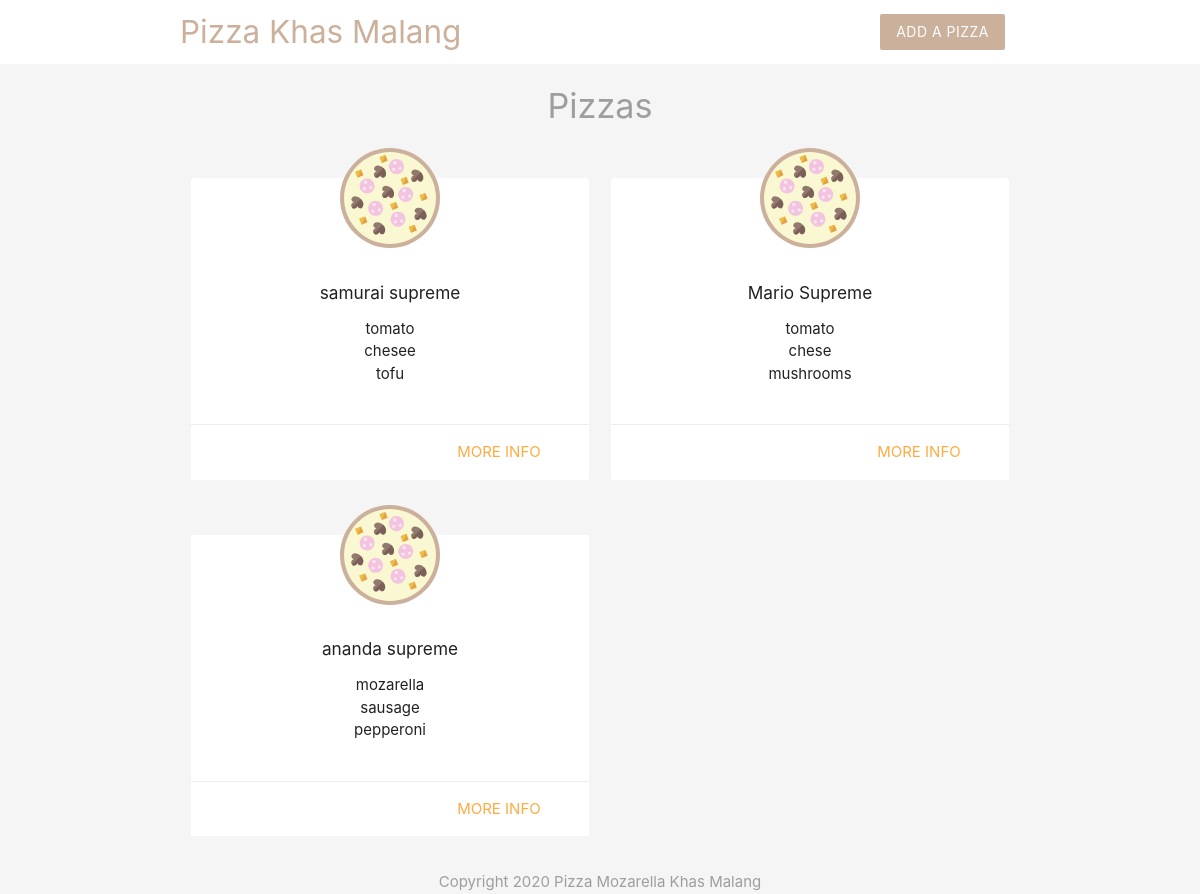
The page / on the database its author committed.
### tables this page shows
CREATE TABLE `pizzas` (
  `id` int(11) NOT NULL,
  `title` varchar(255) NOT NULL,
  `ingridients` varchar(255) NOT NULL,
  `email` varchar(255) NOT NULL,
  `created_at` timestamp NOT NULL DEFAULT current_timestamp()
);

### index.php (the view, shortened to what this page needs)
<?php
   include('config/db_connect.php');
   $sql = 'SELECT title, ingridients, id FROM pizzas ORDER BY created_at';
   $results = mysqli_query($conn, $sql);
?>
<!DOCTYPE html>
<html>
    <?php include('template/header.php') ?>
    <h4 class="center grey-text">Pizzas</h4>
    <div class="container">
        <div class="row">
            <?php foreach($results as $pizza):?>
                <div class="col s6 md3">
                    <div class="card z-depth-0">
                        <img src="pizza.svg" class="pizza">
                        <div class="card-content center">
                            <h6><?php echo htmlspecialchars($pizza['title']); ?></h6>
                            <div>
                                <ul>
                                    <?php foreach(explode(',',$pizza['ingridients']) as $ingridient):?>
                                        <li>
                                            <?php echo htmlspecialchars($ingridient); ?>
                                        </li>
                                    <?php endforeach; ?>
                                </ul>
                            </div>
                        </div>
                        <div class="card-action right-align">
                            <a class="brend.text" href="details.php?id=<?php echo $pizza['id'] ?>">more info</a>
                        </div>
                    </div>
                </div>
            <?php endforeach; ?>
        </div>
    </div>
    <?php include('template/footer.php') ?>
</html>

### template/header.php (shortened to what this page needs)
<head>
<link rel="stylesheet" href="https://cdnjs.cloudflare.com/ajax/libs/materialize/1.0.0/css/materialize.min.css">
</head>
<body class="grey lighten-4">
    <nav class="white z-depth-0">
        <div class="container">
            <a href="./index.php" class="brand-logo brand-text">Pizza Khas Malang</a>
            <ul id="nav-mobile" class="right hide-on-small-and-down">
                <li><a href="./add.php" class="btn brand z-depth-0">Add a Pizza</a></li>
            </ul>
        </div>
    </nav>

### template/footer.php (shortened to what this page needs)
    <div class="center grey-text">
        Copyright 2020 Pizza Mozarella Khas Malang
    </div>
</body>

### template/header.php (style rules this page uses)
.brand { background: #cbb09c !important; }
.brand-text { color: #cbb09c !important; }
.pizza { width: 100px; margin: 40px auto -30px; display: block; position: relative; top: -30px }

### rows shown on the page
pizzas: title "samurai supreme", ingridients "tomato", ingridients "chesee", ingridients "tofu"
pizzas: title "Mario Supreme", ingridients "tomato", ingridients "chese", ingridients "mushrooms"
pizzas: title "ananda supreme", ingridients "mozarella", ingridients "sausage", ingridients "pepperoni"
